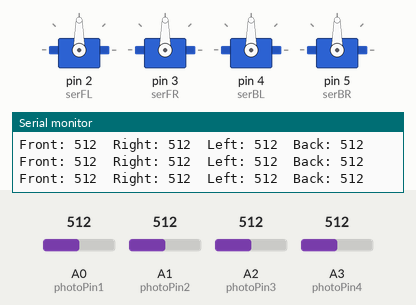
Simulated run of this sketch. Board: Arduino Uno, built with avr-gcc and run on an emulated ATmega328P. On the bench: 4 × servo, the last lines printed to the serial monitor. Inputs (shaded band) come from the test bench; at power-on: A0 (photoPin1) = 512, A1 (photoPin2) = 512, A3 (photoPin4) = 512, A2 (photoPin3) = 512.

Above: at 1.2 s.
1.3 s: A0 (photoPin1) set to 600
4.3 s: A0 (photoPin1) set to 626
At 4.65 s:
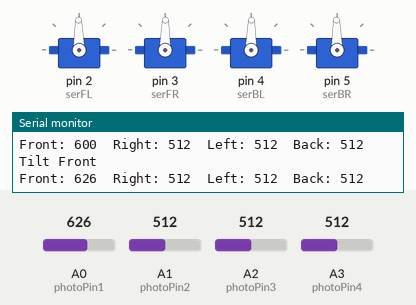
7.3 s: A1 (photoPin2) set to 716
At 7.3 s:
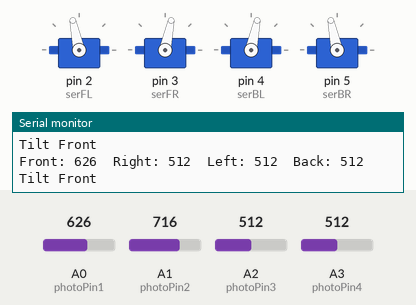
8.8 s: A1 (photoPin2) set to 735
At 11.69 s:
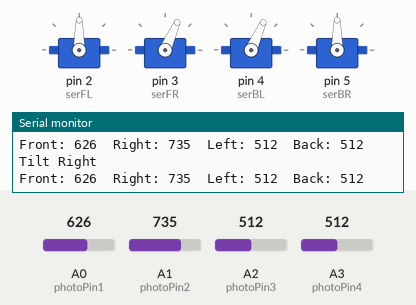
11.8 s: A3 (photoPin4) set to 620
14.8 s: A3 (photoPin4) set to 647
At 15.3 s:
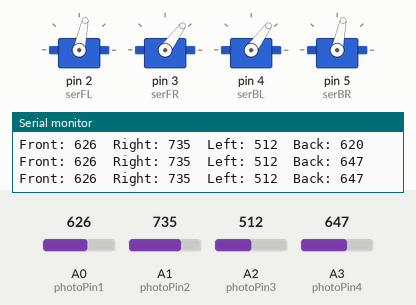
Timing chart, 0 to 17.3 s (numbered marks = the images above; inputs shaded):
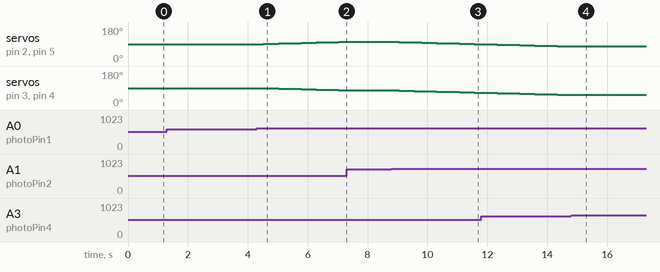

The sketch:

PhotoServoTest.ino
```cpp
#include <Servo.h>
Servo serFL;
Servo serFR;
Servo serBL;
Servo serBR;

int serPinFL = 2;
int serPinFR = 2;
int serPinBL = 2;
int serPinBR = 2;
int svFL = 0;

int lvFront;
int lvRight;
int lvLeft;
int lvBack;

int photoPin1 = A0;
int photoPin2 = A1;
int photoPin3 = A2;
int photoPin4 = A3;
void setup() {
  // put your setup code here, to run once:
  Serial.begin(9600);
  serFL.attach(2, 500, 2500);
  serFR.attach(3, 500, 2500);
  serBL.attach(4, 500, 2500);
  serBR.attach(5, 500, 2500);

  serFL.write(90); // 0 -180 to tighten
  serBL.write(90); // 0 -180 to tighten
  serFR.write(90); //180 - 0 to tighten
  serBR.write(90); //180 - 0 to tighten

}

void loop() {
  // put your main code here, to run repeatedly:

  Servo sers[] = {serFL, serFR, serBL, serBR};


  lvFront = analogRead(photoPin1);
  lvRight = analogRead(photoPin2);
  lvLeft = analogRead(photoPin3);
  lvBack = analogRead(photoPin4);

  if (isGreatest(lvFront, lvRight, lvLeft, lvBack)) {
    Serial.println("Tilt Front");
    tiltFront();
  }
  else if (isGreatest(lvRight, lvLeft, lvBack, lvFront)) {
    Serial.println("Tilt Right");
    tiltRight();
  }
  else if (isGreatest(lvLeft, lvBack, lvFront, lvRight)) {
    Serial.println("Tilt Left");
    tiltLeft();
  }
  else if (isGreatest(lvBack, lvFront, lvRight, lvLeft)) {
    Serial.println("Tilt Back");
    tiltBack();
  }


  String str = "Front: ";
  str += lvFront;
  str += "\tRight: ";
  str += lvRight;
  str += "\tLeft: ";
  str += lvLeft;
  str += "\tBack: ";
  str += lvBack;


  Serial.println(str);
  delay(250);

}

//  serFL.write(180); // 0 -180 to tighten +
//  serBL.write(180); // 0 -180 to tighten +
//  serFR.write(0); //180 - 0 to tighten -
//  serBR.write(0); //180 - 0 to tighten -

void tiltFront() {
  //Tighten FL and FR
  //Loosen BL and BR
  if (checkServos()) {
    serFL.write(serFL.read() + 1);
    serBL.write(serBL.read() - 1);
    serFR.write(serFR.read() - 1);
    serBR.write(serBR.read() + 1);
  }
}
void tiltBack() {
  //Tighten BL and BR
  //Loosen FL and FR
  if (checkServos()) {
    serFL.write(serFL.read() - 1);
    serBL.write(serBL.read() + 1);
    serFR.write(serFR.read() + 1);
    serBR.write(serBR.read() - 1);
  }
}
void tiltRight() {
  //Tighten FR and BR
  //Loosen FL and BL
  if (checkServos()) {
    serFL.write(serFL.read() - 1);
    serBL.write(serBL.read() - 1);
    serFR.write(serFR.read() - 1);
    serBR.write(serBR.read() - 1);
  }
}
void tiltLeft() {
  //Tighten FL and BL
  //Loosen FR and BR
  if (checkServos()) {
    serFL.write(serFL.read() + 1);
    serBL.write(serBL.read() + 1);
    serFR.write(serFR.read() + 1);
    serBR.write(serBR.read() + 1);
  }
}

bool checkServos() {
  int currFL = serFL.read();
  int currFR = serFR.read();
  int currBL = serFL.read();
  int currBR = serFR.read();
  int minV = 2;
  int maxV = 178;
  if (currFL > 2 && currFL < 178 && currFR > 2 && currFR < 178 && currBL > 2 && currBL < 178 && currBR > 2 && currBR < 178) {
    return true;
  }
  return false;
}

bool isGreatest(int a, int b, int c, int d) {
  int bound = 100;
  int vars[] = {a, (b + bound), (c + bound), (d + bound)};
  int greatest = vars[0];
  for (int i = 0; i < 4; i++) {
    if (vars[i] > greatest) {
      greatest = vars[i];
    }
  }
  if ( greatest == vars[0]) {
    return true;
  }
  else {
    return false;
  }
}


//  for (int s = 0; s < 3; s++) {
//    sers[s].write(0);
//  }
//    for (int i = 0; i < 180; i+=5) {
//      Serial.println(i);
//      for (int s = 0; s < 4; s++) {
//        sers[s].write(i);
//      }
//      delay(500);
//    }
//    for (int i = 180; i > 0; i-=5) {
//      Serial.println(i);
//      for (int s = 0; s < 4; s++) {
//        sers[s].write(i);
//      }
//      delay(500);
//    }
```

Measured:
- the behaviour switches between 725 and 726 on A1 (photoPin2) (found by bisection; images 2 and 3)
- the behaviour switches between 635 and 636 on A3 (photoPin4) (found by bisection; images 3 and 4)
- after the input at 4.3 s, servo on pin 2 (serFL), servo on pin 5 (serBR): moves from 90° to 102° over 2.8 s, starting after 0.22 s; servo on pin 3 (serFR), servo on pin 4 (serBL): moves from 90° to 78° over 2.8 s, starting after 0.22 s
- after the input at 7.3 s, servo on pin 2 (serFL), servo on pin 5 (serBR): stays 102° (without the input it goes to 103° after 0.24 s); servo on pin 3 (serFR), servo on pin 4 (serBL): stays 78° (without the input it goes to 77° after 0.24 s)
- after the input at 8.8 s, servo on pin 2 (serFL), servo on pin 5 (serBR): moves from 102° to 90° over 2.8 s, starting at once; servo on pin 3 (serFR), servo on pin 4 (serBL): moves from 78° to 66° over 2.8 s, starting at once
- after the input at 14.8 s, servo on pin 2 (serFL), servo on pin 5 (serBR): stays 78° (without the input it goes to 77° after 0.04 s); servo on pin 3 (serFR), servo on pin 4 (serBL): stays 54° (without the input it goes to 53° after 0.04 s)
